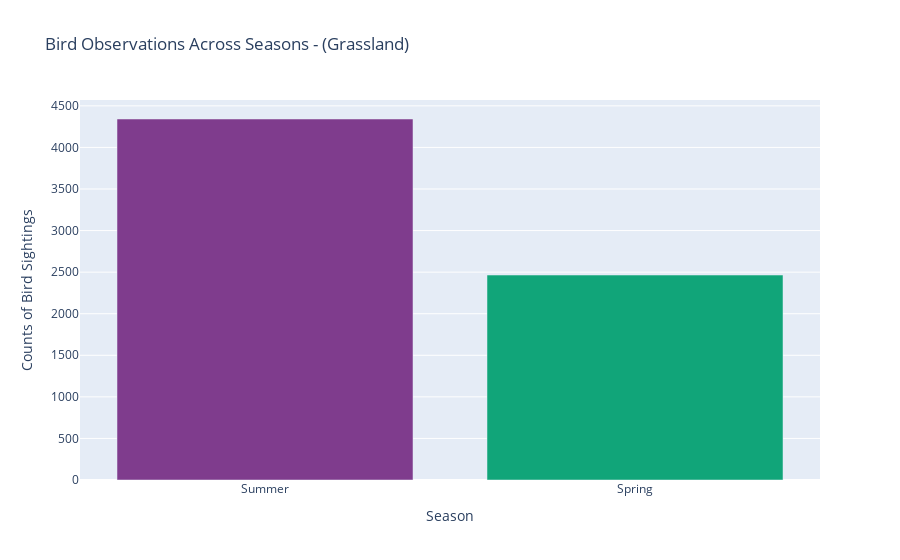

The notebook cell saved with this chart:
### Code cell
# Grassland plot
fig_grassland = px.bar(
    x=seasonal_grassland.index,
    y=seasonal_grassland.values,
    labels={'x': 'Season', 'y': 'Counts of Bird Sightings'},
    color=seasonal_grassland.index,
    color_discrete_sequence=px.colors.qualitative.Bold,
    title='Bird Observations Across Seasons - (Grassland)'
)

fig_grassland.update_layout(showlegend=False)
fig_grassland.show()

### Figure 1 — Plotly figure (JSON) as saved in the notebook; plotly's stock layout.template omitted (floating-point values rounded to 4 significant figures)
{"data": [{"alignmentgroup": "True", "hovertemplate": "color=Summer<br>Season=%{x}<br>Counts of Bird Sightings=%{y}<extra></extra>", "legendgroup": "Summer", "marker": {"color": "rgb(127, 60, 141)", "pattern": {"shape": ""}}, "name": "Summer", "offsetgroup": "Summer", "orientation": "v", "showlegend": true, "textposition": "auto", "type": "bar", "x": ["Summer"], "xaxis": "x", "y": [4342], "yaxis": "y"}, {"alignmentgroup": "True", "hovertemplate": "color=Spring<br>Season=%{x}<br>Counts of Bird Sightings=%{y}<extra></extra>", "legendgroup": "Spring", "marker": {"color": "rgb(17, 165, 121)", "pattern": {"shape": ""}}, "name": "Spring", "offsetgroup": "Spring", "orientation": "v", "showlegend": true, "textposition": "auto", "type": "bar", "x": ["Spring"], "xaxis": "x", "y": [2465], "yaxis": "y"}], "layout": {"barmode": "relative", "legend": {"title": {"text": "color"}, "tracegroupgap": 0}, "showlegend": false, "title": {"text": "Bird Observations Across Seasons - (Grassland)"}, "xaxis": {"anchor": "y", "domain": [0, 1], "title": {"text": "Season"}}, "yaxis": {"anchor": "x", "domain": [0, 1], "title": {"text": "Counts of Bird Sightings"}}}}
